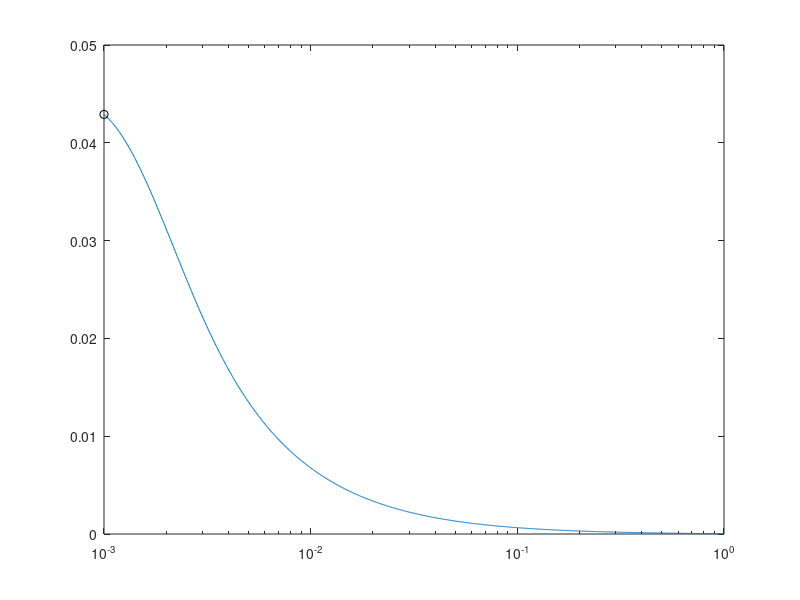

The MATLAB source for this figure: (Note: this script raises an error after producing the figure.)
%% explore parameter space for degrated protein content and flux
clear;clc;
%% effect of pf on flux of degraded protein
pvals = logspace(-3,0,1e3);

kdmax = 1e0;
KM = 1e0;
xint = linspace(0,1,5000); dx = xint(2)-xint(1);

% domain length in microns
L = 100;
% scaled domain length
Lhat = 1;
% time unit
tau = L/0.75;
% phago velocity
vp = 1;	% 0.75 um/s
% lyso velocity
vy = 2.67;	% 2um/s
% phago radius
rp = 0.4/L; % 400nm
% lyso radius
ry = 0.1/L; % 100nm
% encounter time
T = 2*(rp+ry)/(vp+vy);
% fusion rates
kfvals = -log(1-pvals)/T;
% production rate multiplier
prodmult = 1e3;
% lyso production rate
kpy = 17.9*prodmult;
% phago production rate
kpp = 1.6*prodmult;
% encounter length
ell = 2*(rp+ry);
% beta
betvals = kpp*ell/vp/vy*kfvals;
% density
rho_p = @(x) kpp/vp.*ones(size(x));
rho_y0 = kpy/vy;
rho_y = @(beta,x) rho_y0*exp(-beta.*x);
% acidification
c0 = 1;
% number of fusion events:
Nfunc_th = @(beta,x) kpy/kpp*(exp(-beta*x) - exp(-beta*Lhat));
% acidification with increasing volume
afunc_th = @(beta,x) c0*Nfunc_th(beta,x)./(Nfunc_th(beta,x) + rp^3/ry^3);

degflux = zeros(size(pvals));
for pc = 1:length(pvals)
	A = afunc_th(betvals(pc),xint);
	P = kdmax*A./(A+KM)/vp;
	H = (cumsum(P) - 0.5*P(1)-0.5*P)*dx;
	% this is int_0^x - int_0^1 = - int_x^1
	Hx1 = H - H(end);
	G = 1 - exp(Hx1);
	
	degflux(pc) = G(1)*vp;
end

[~,idx] = max(degflux);

semilogx(pvals,degflux)
hold on
plot(pvals(idx),degflux(idx),'ko')
hold off
plot_cleanup
xlabel('fusion probability $p_f$')
ylabel('flux of degraded protein at soma')
ylim([0,1.1*degflux(idx)])
title(sprintf('$k_\\mathrm{max} = %0.4g,~K_M = %0.4g$\n$ k_{p,p} = %0.4g,~k_{p,y} = %0.4g$',...
	kdmax,KM,kpp,kpy))
% text(0.1,0.9,sprintf('$p_\\mathrm{max} = %0.2f$',pvals(idx)),'Units','normalized',...
% 																															'FontSize',20,'Interpreter','latex')
text(pvals(idx)/2,1.05*degflux(idx),sprintf('$p_\\mathrm{max} = %0.4g$',pvals(idx)),'Units','data',...
	'FontSize',20,'Interpreter','latex')
%%

pvals = logspace(-3,0,1e3);

kdmax = 1e0;
KM = 1e0;
xint = linspace(0,1,5000); dx = xint(2)-xint(1);

% production rate multiplier
prodmult = logspace(0,3,1e3);

% ratio of prod rates kpy/kpp
prodratio = logspace(-2,3,1e3);

degflux = zeros(length(pvals),length(prodmult));
pmax =  zeros(length(prodmult),1);
Jmax = pmax;

% domain length in microns
L = 100;
% scaled domain length
Lhat = 1;
% time unit
tau = L/0.75;
% phago velocity
vp = 1;	% 0.75 um/s
% lyso velocity
vy = 2.67;	% 2um/s
% phago radius
rp = 0.4/L; % 400nm
% lyso radius
ry = 0.1/L; % 100nm
% encounter time
T = 2*(rp+ry)/(vp+vy);
% fusion rates
kfvals = -log(1-pvals)/T;
% encounter length
ell = 2*(rp+ry);
% acidification
c0 = 1;

% for mc = 1:length(prodmult)
for mc = 1:length(prodratio)
	
	disp(mc)
	% phago production rate
% 	kpp = 1.6*prodmult(mc);
	kpp = 10;
	% lyso production rate
% 	kpy = 17.9*prodmult(mc);
	kpy = prodratio(mc)*kpp;
	
	% beta
	betvals = kpp*ell/vp/vy*kfvals;
	% density
	rho_p = @(x) kpp/vp.*ones(size(x));
	rho_y0 = kpy/vy;
	rho_y = @(beta,x) rho_y0*exp(-beta.*x);
	
	% number of fusion events:
	Nfunc_th = @(beta,x) kpy/kpp*(exp(-beta*x) - exp(-beta*Lhat));
	% acidification with increasing volume
	afunc_th = @(beta,x) c0*Nfunc_th(beta,x)./(Nfunc_th(beta,x) + rp^3/ry^3);
	
	
	parfor pc = 1:length(pvals)
		A = afunc_th(betvals(pc),xint);
		P = kdmax*A./(A+KM)/vp;
		H = (cumsum(P) - 0.5*P(1)-0.5*P)*dx;
		% this is int_0^x - int_0^1 = - int_x^1
		Hx1 = H - H(end);
		G = 1 - exp(Hx1);
		
		degflux(pc,mc) = G(1)*vp;
	end
	
	[Jmax(mc),idx] = max(degflux(:,mc));
	pmax(mc) = pvals(idx);
end
%% plot optimum pf vs production rate multiplier
% kpp = 1.6;
% kpy = 17.9;

semilogx(prodmult,pmax)
xlabel('production rate multiplier ($n$)')
ylabel('$p_f$ with maximum flux')
title(sprintf('$k_\\mathrm{max} = %0.4g,~K_M = %0.4g$\n$ k_{p,p} = %0.4gn,~k_{p,y} = %0.4gn$',...
	kdmax,KM,kpp,kpy))
plot_cleanup
%% get surface plot for production rate multiplier
pcolor(pvals,prodmult,degflux)
shading flat
colormap jet;
cb = colorbar;
cb.TickLabelInterpreter = 'latex';
cb.Label.Interpreter = 'latex';
cb.Label.String = 'degraded protein flux $J_d$';
cb.Label.Rotation = 270;
cb.Label.Units = 'normalized';
cb.Label.Position = [6,0.5,0];
set(gca,'XScale','log','YScale','log')
plot_cleanup
xlabel('fusion probability')
ylabel('production rate multiplier ($n$)')
title(sprintf('$k_\\mathrm{max} = %0.4g,~K_M = %0.4g$\n$ k_{p,p} = %0.4gn,~k_{p,y} = %0.4gn$',...
	kdmax,KM,kpp,kpy))
%% plot optimum pf vs ratio of production rates
% kpp = 1.6;
% kpy = 17.9;

semilogx(prodratio,pmax)
xlabel('production rate ratio ($r$)')
ylabel('$p_f$ with maximum flux')
xlim([min(prodratio),max(prodratio)])
title(sprintf('$k_\\mathrm{max} = %0.4g,~K_M = %0.4g$, $ k_{p,p} = %0.4g,~k_{p,y} = rk_{p,p}$',...
	kdmax,KM,1))
plot_cleanup
%% get surface plot for production rate ratio
pcolor(pvals,prodratio,degflux)
shading flat
colormap jet;
cb = colorbar;
cb.TickLabelInterpreter = 'latex';
cb.Label.Interpreter = 'latex';
cb.Label.String = 'degraded protein flux $J_d$';
cb.Label.Rotation = 270;
cb.Label.Units = 'normalized';
cb.Label.Position = [6,0.5,0];
set(gca,'XScale','log','YScale','log')
plot_cleanup
xlabel('fusion probability')
ylabel('production rate ratio ($r$)')
title(sprintf('$k_\\mathrm{max} = %0.4g,~K_M = %0.4g$, $ k_{p,p} = %0.4g,~k_{p,y} = rk_{p,p}$',...
	kdmax,KM,kpp))
